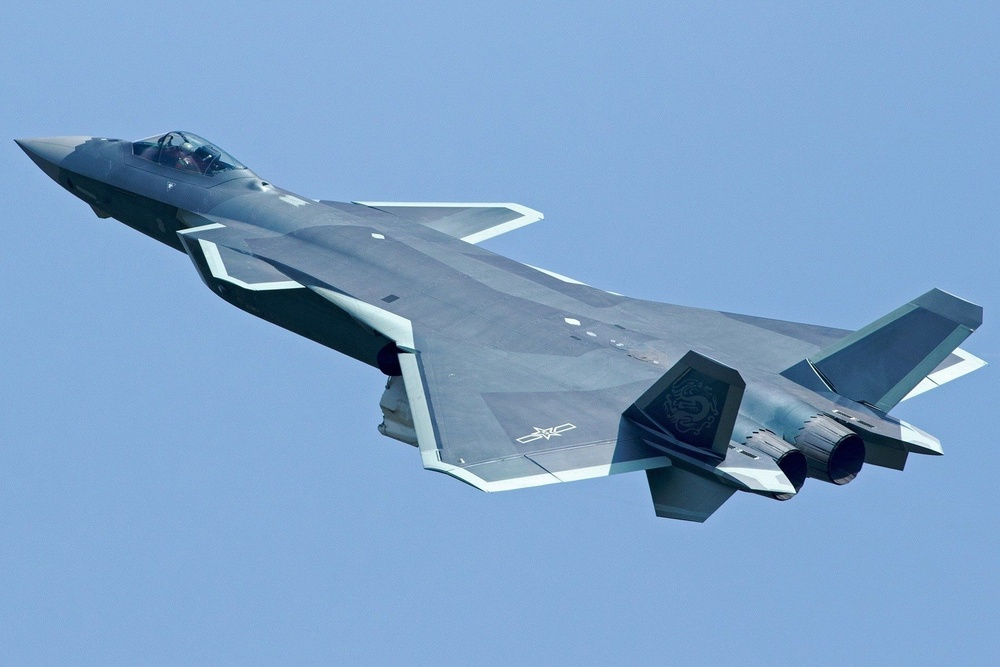
#> input picture img/J20.jpg, 1000 x 667 px, shrunk from 1869 x 1246 before the run
$ python 14_binarizing.py
#> lines starting #> are read from the running program, lines starting #| are printed output that depends on the picture; after the words box and inside, x2 and y2 are one past the last pixel; in counts of white or black regions, pixels touching at a corner belong together
import cv2 as cv

img = cv.imread('img/J20.jpg')
#> img is the input picture: shape (667, 1000, 3); mean B, G, R 201.2, 162, 125.3

gray = cv.cvtColor(img, cv.COLOR_BGR2GRAY)
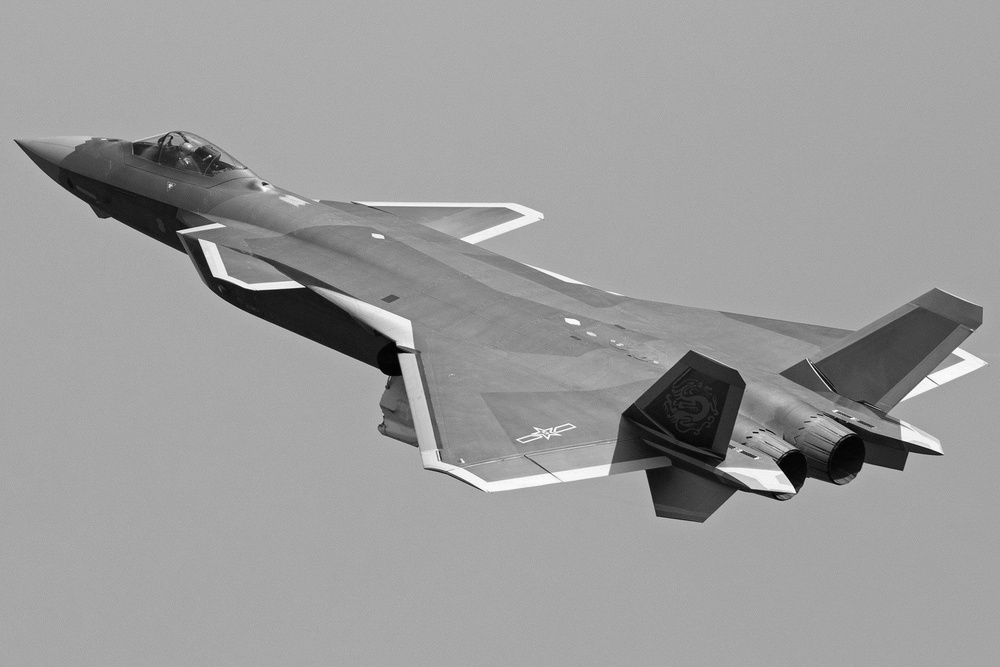
#> gray: shape (667, 1000); min 2, max 253, mean 155.5
# cv.imshow('Gray', gray)

# simple thresholding
threshold, thresh = cv.threshold(gray, 125, 255, cv.THRESH_BINARY)
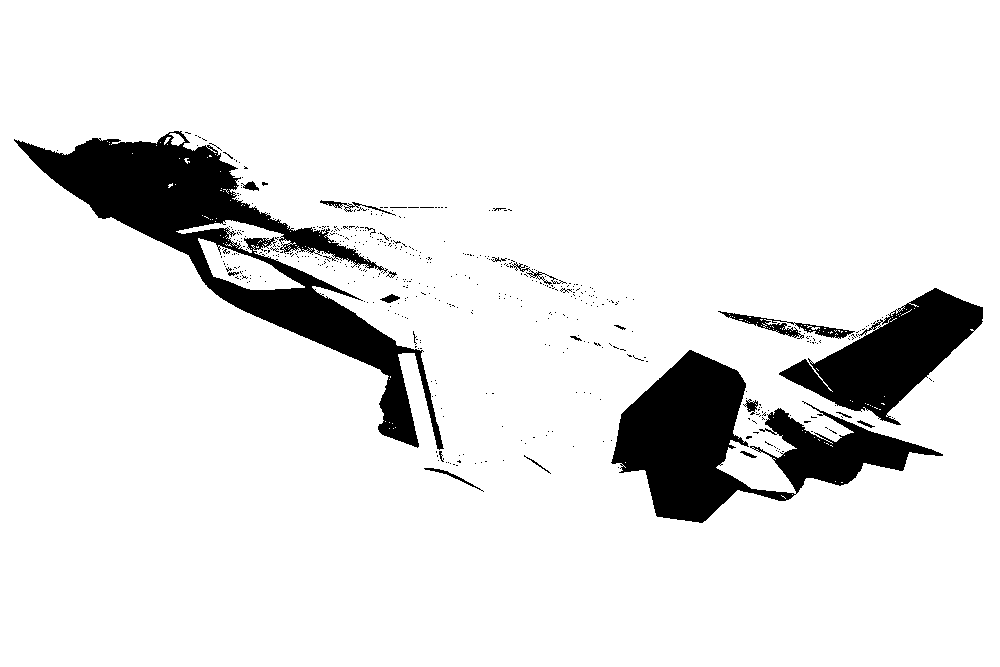
#> thresh: shape (667, 1000); 90.2% white; 511 black regions (489 under 20 px), largest, box (x1, y1, x2, y2) and area: (14, 131, 444, 450) 28500, (611, 350, 943, 523) 21829, (779, 288, 983, 425) 11822
# if pixel intensity is larger than the thresholding value(150), set pixel intensity to maxval(255), else set pixel intensity to 0
# thresh = thresholded(binarized) image
# threshold = thresholding value
# cv.imshow('Simple Thresholding', thresh)

# inversed simple thresholding
threshold_inv, thresh_inv = cv.threshold(gray, 125, 255, cv.THRESH_BINARY_INV)
# cv.imshow('Simple Thresholding Inversed', thresh_inv)

# adaptive thresholding (the computer finds the optimal threshold value by itself)
adaptive_thresh = cv.adaptiveThreshold(gray, 255, cv.ADAPTIVE_THRESH_GAUSSIAN_C, cv.THRESH_BINARY_INV, 13, 9)
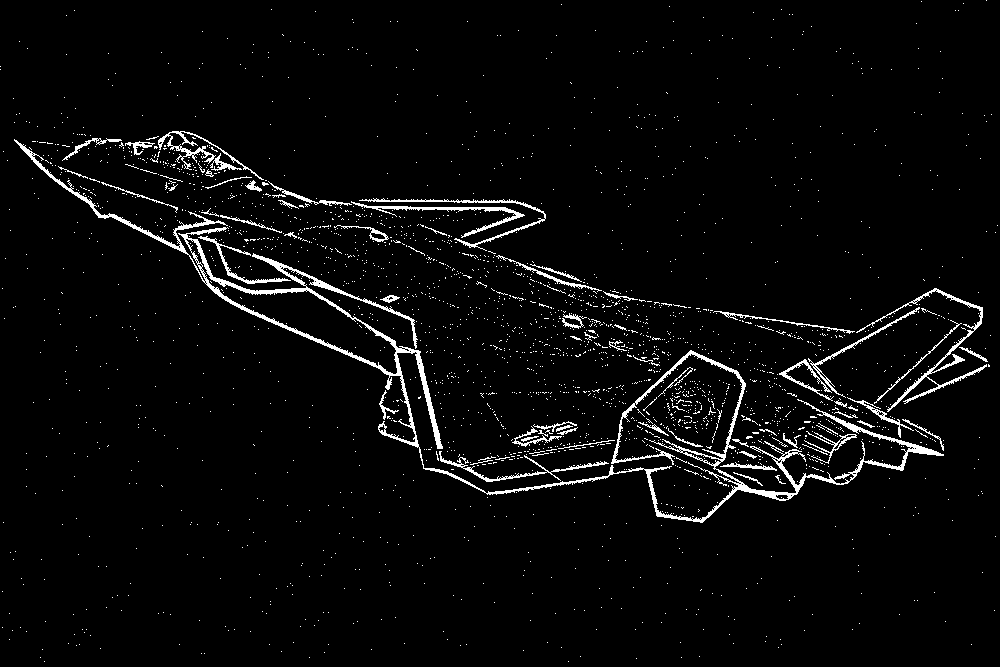
#> adaptive_thresh: shape (667, 1000); 3.6% white in thin lines or dots
# (image, maxval, adaption method (method that computes the optimal threshold value),
# threshold type, kernel size, c value (integer that is subtracted from the mean to find tune threshold)

cv.imshow('Adaptive Thresholding', adaptive_thresh)


cv.waitKey(0)
